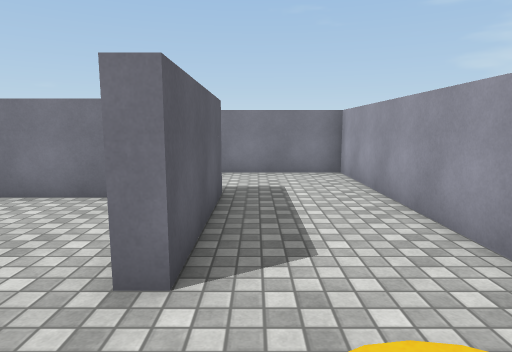
[1] (above)

24 first-person views from a walk through a scene from a Unity 3-D project. The camera is 1.4 m above the floor, tilts 8° down and sees 75° across. The floor is counted in squares, 1 m on a side. Each view is taken from the middle of a square. On the plan, view 1 faces up. The plan holds only what a view shows up to about 15 squares ahead; the rest is blank. The place goes on beyond the plan. The player character is not drawn. Some animated figures are left out. Surface patterns are stand-ins for the level's own textures.

[2]
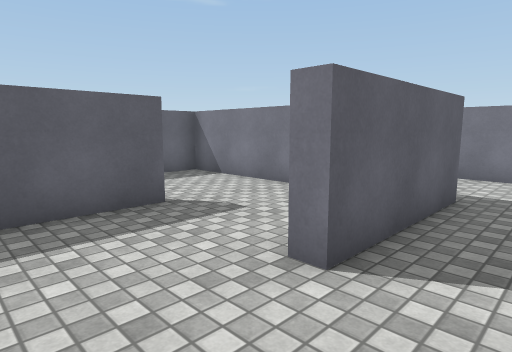

[3]
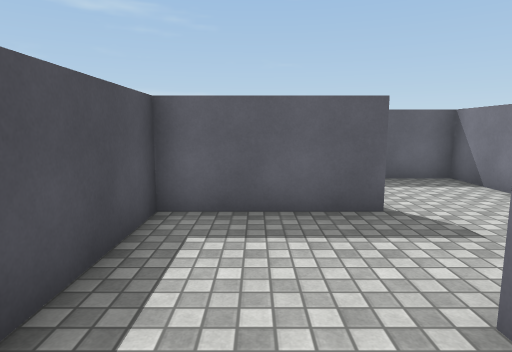

[4]
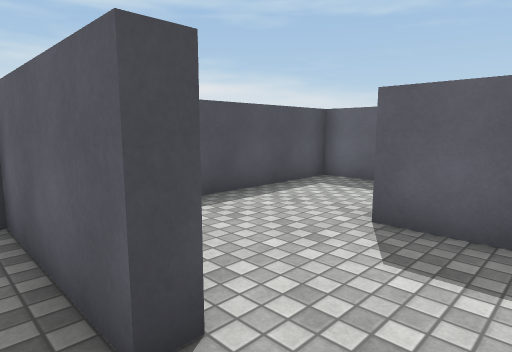

[5]
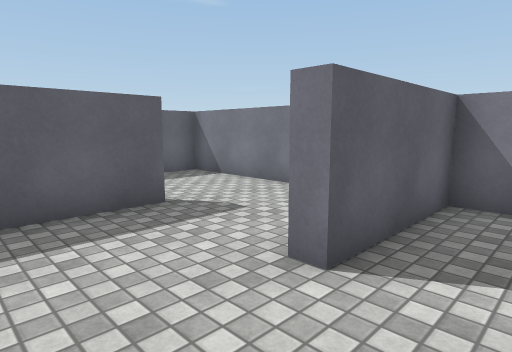

[6]
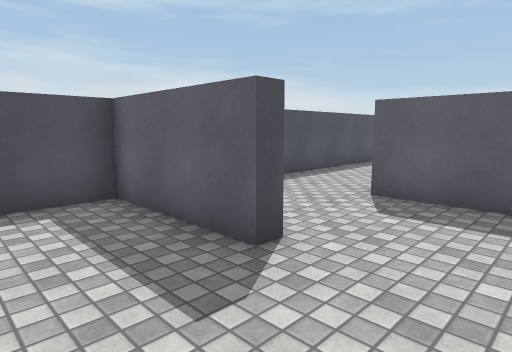

[7]
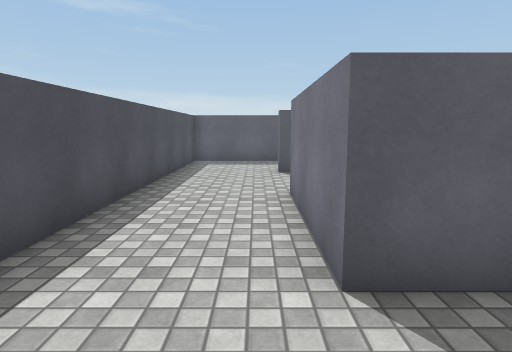

[8]
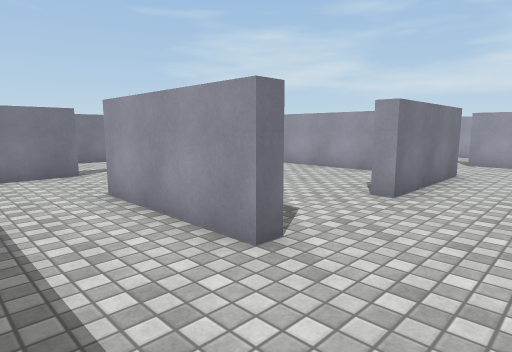

[9]
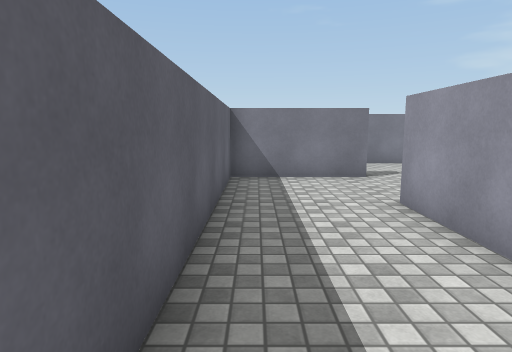

[10]
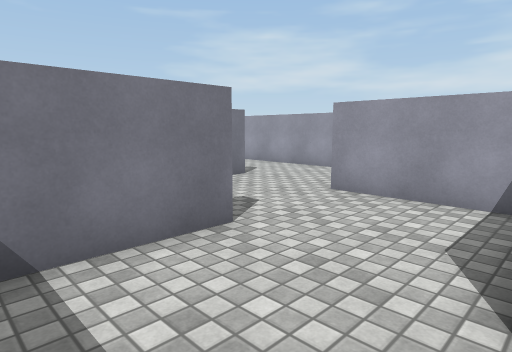

[11]
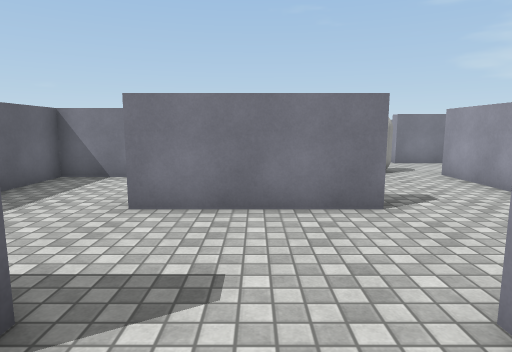

[12]
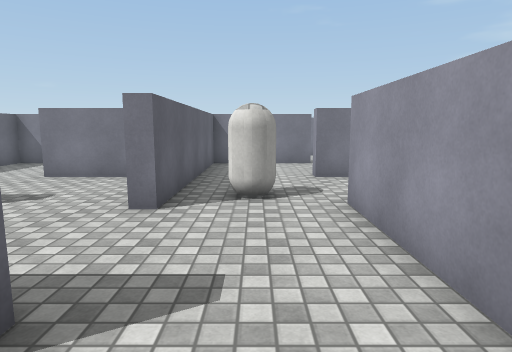

[13]
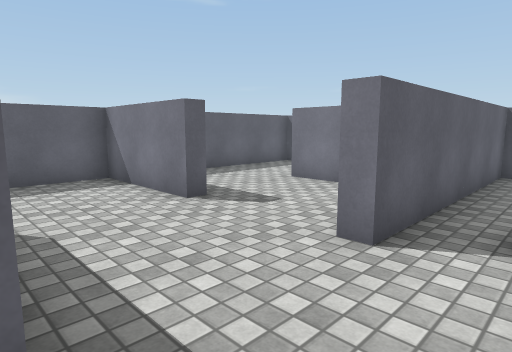

[14]
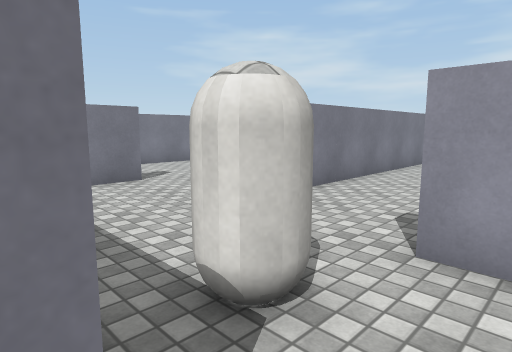

[15]
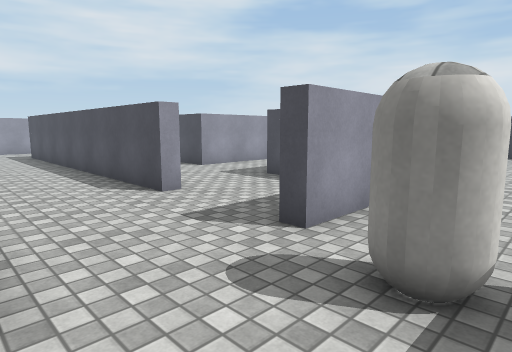

[16]
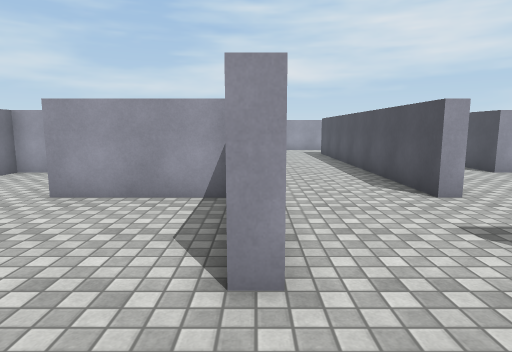

[17]
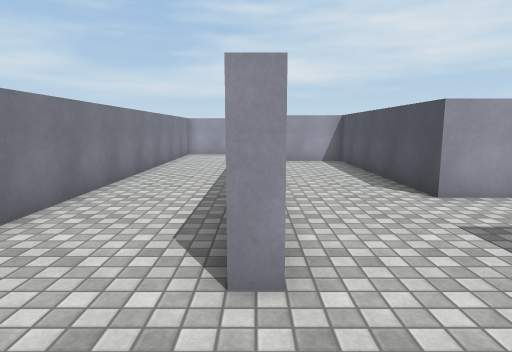

[18]
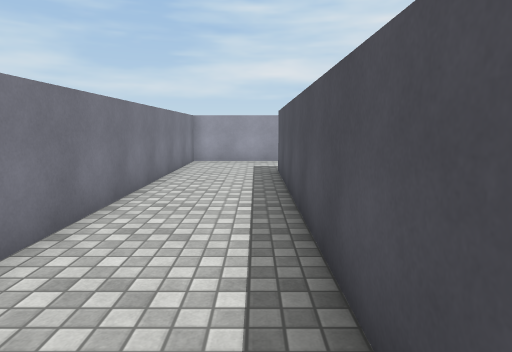

[19]
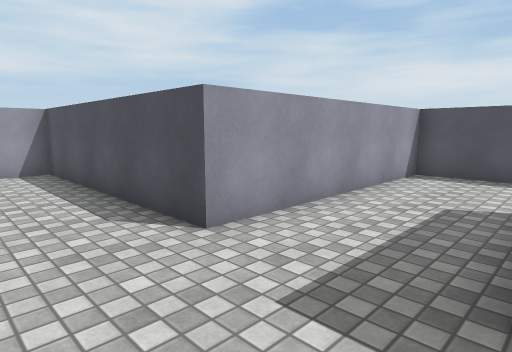

[20]
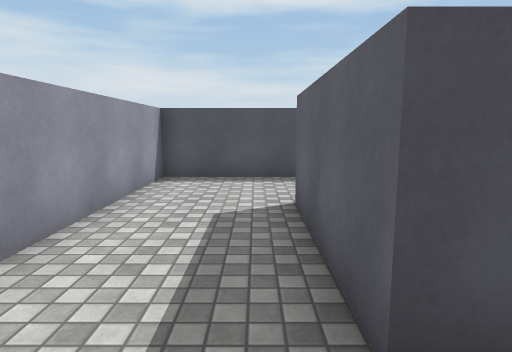

[21]
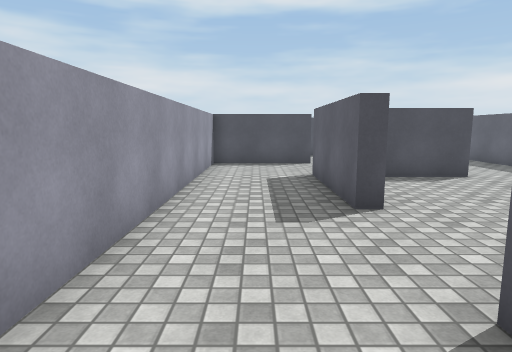

[22]
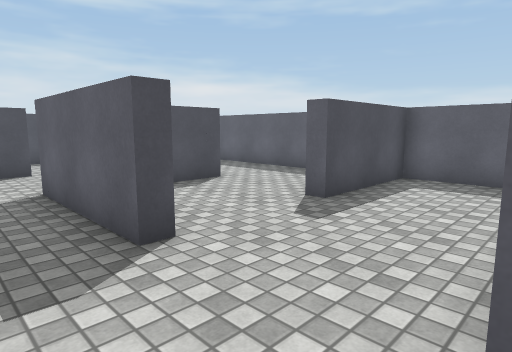

[23]
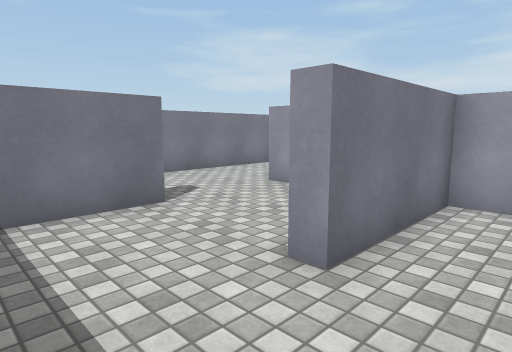

[24]
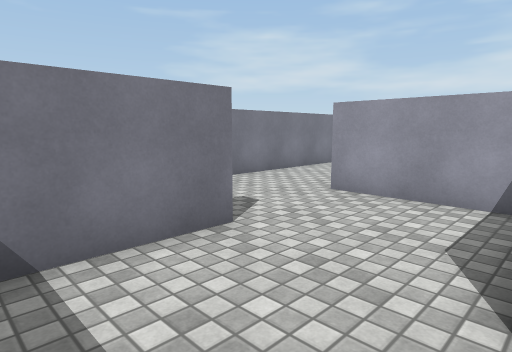

### Floor plan
Points are (right, up) in squares from view 1. A wall is a line through its corners. A room is listed if a view was taken in it or the views show most of it. See-through windows are left out.
Room 1 (views 1, 2, 3, 4, 5, 6, 7, 8, 9, 10, 11, 12, 13, 14, 15, 16, 17, 18, 19, 20, 21, 22, 23, 24)
walls: (-13.5, 15.2) (-12.8, 15.2) (-12.8, 10.8); (-13.3, 18.6) (-13.3, 19.2) (-0.8, 19.2); (-13.3, 23.5) (-13.3, 27.2); (-20.7, 15.4) (-20.7, 14.7) (-25.2, 14.7); (-13.2, 7.2) (-9.3, 7.2) (-9.3, 15.2) (-1.3, 15.2) (-1.3, 17.6); (-12.5, 6.8) (-16.8, 6.8) (-16.8, 2.8) (-21.2, 2.8) (-21.2, 3.3) (-17.2, 3.3) (-17.2, 19.2) (-16.8, 19.2); (-21.2, 21.8) (-21.2, 22.7) (-25.2, 22.7) (-25.2, 23.2); (-16.6, 26.7) (-18.2, 26.7); (-21.2, 23.8) (-21.2, 27.2); (-21.2, 7.8) (-21.2, 11.3) (-20.7, 11.3) (-20.7, 6.8); (-24.7, 19.4) (-24.7, 18.8) (-28.7, 18.8) (-28.7, 16.4); (-20, 26.7) (-20.7, 26.7) (-20.7, 18.8) (-21.2, 18.8); (-3, 6.8) (-8.7, 6.8) (-8.7, 2.8) (-9.2, 2.8); (-13.3, 1.9) (-13.3, 3.3) (-12.8, 3.3) (-12.8, -0.7) (-8, -0.7); (-9.3, 29.8) (-9.3, 30.7) (-10, 30.7); (-12.4, 30.7) (-22.5, 30.7); (-5.4, 3.3) (-4.7, 3.3) (-4.7, -0.7) (-1.1, -0.7); (-0.7, 7.4) (-0.7, 2.8) (-1.2, 2.8); (-24.6, 26.7) (-28.7, 26.7) (-28.7, 22.1); (-28.7, 13.6) (-28.7, 11.3) (-24.7, 11.3) (-24.7, 10.7) (-28.7, 10.7) (-28.7, -0.7) (-17.5, -0.7); (2.8, 19) (2.8, 22.7) (-17.2, 22.7) (-17.2, 23.2); (-24.6, 2.8) (-25.2, 2.8) (-25.2, 7.2) (-22.8, 7.2); (2.8, 3.5) (2.8, 10.7) (-1.6, 10.7)
objects: other object (-19, 20)

Where each view was taken, in squares from view 1:
view 1: 0 up, 0 right, facing up
view 2: 0 up, 1 right, facing up-left
view 3: 1 up, 1 right, facing left
view 4: 5 up, 4 left, facing down-left
view 5: 0 up, 7 left, facing up-left
view 6: 6 up, 10 left, facing down-left
view 7: 2 up, 14 left, facing left
view 8: 0 up, 28 left, facing up-right
view 9: 1 up, 28 left, facing up
view 10: 7 up, 28 left, facing up-right
view 11: 9 up, 23 left, facing up
view 12: 13 up, 19 left, facing up
view 13: 15 up, 19 left, facing up-left
view 14: 18 up, 21 left, facing up-right
view 15: 23 up, 20 left, facing down-right
view 16: 23 up, 20 left, facing right
view 17: 19 up, 16 left, facing right
view 18: 20 up, 12 left, facing right
view 19: 18 up, 13 left, facing down-right
view 20: 17 up, 12 left, facing down
view 21: 17 up, 19 left, facing down
view 22: 15 up, 19 left, facing down-left
view 23: 21 up, 28 left, facing up-right
view 24: 23 up, 28 left, facing up-right
